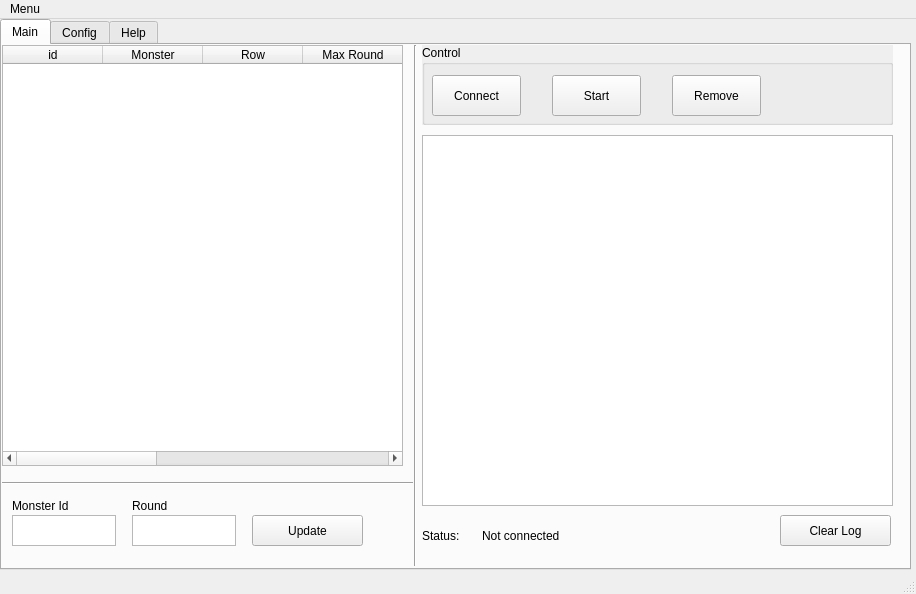
<?xml version="1.0" encoding="UTF-8"?>
<ui version="4.0">
 <class>MainWindow</class>
 <widget class="QMainWindow" name="MainWindow">
  <property name="geometry">
   <rect>
    <x>0</x>
    <y>0</y>
    <width>916</width>
    <height>594</height>
   </rect>
  </property>
  <property name="windowTitle">
   <string>Auto Battle Bot - Pkmon</string>
  </property>
  <widget class="QWidget" name="centralwidget">
   <widget class="QWidget" name="verticalLayoutWidget">
    <property name="geometry">
     <rect>
      <x>0</x>
      <y>0</y>
      <width>911</width>
      <height>551</height>
     </rect>
    </property>
    <layout class="QVBoxLayout" name="verticalLayout">
     <item>
      <widget class="QTabWidget" name="tabWidget">
       <property name="currentIndex">
        <number>0</number>
       </property>
       <widget class="QWidget" name="tab_main">
        <attribute name="title">
         <string>Main</string>
        </attribute>
        <widget class="QTableWidget" name="tableWidget">
         <property name="geometry">
          <rect>
           <x>0</x>
           <y>0</y>
           <width>401</width>
           <height>421</height>
          </rect>
         </property>
         <column>
          <property name="text">
           <string>id</string>
          </property>
         </column>
         <column>
          <property name="text">
           <string>Monster</string>
          </property>
         </column>
         <column>
          <property name="text">
           <string>Row</string>
          </property>
         </column>
         <column>
          <property name="text">
           <string>Max Round</string>
          </property>
         </column>
         <column>
          <property name="text">
           <string>Status</string>
          </property>
         </column>
         <column>
          <property name="text">
           <string>Win</string>
          </property>
         </column>
         <column>
          <property name="text">
           <string>Loose</string>
          </property>
         </column>
         <column>
          <property name="text">
           <string>Last Tx</string>
          </property>
         </column>
        </widget>
        <widget class="QLabel" name="label">
         <property name="geometry">
          <rect>
           <x>420</x>
           <y>470</y>
           <width>61</width>
           <height>41</height>
          </rect>
         </property>
         <property name="text">
          <string>Status:</string>
         </property>
        </widget>
        <widget class="QLabel" name="lb_status">
         <property name="geometry">
          <rect>
           <x>480</x>
           <y>480</y>
           <width>111</width>
           <height>21</height>
          </rect>
         </property>
         <property name="text">
          <string>Not connected</string>
         </property>
        </widget>
        <widget class="QGroupBox" name="groupBox">
         <property name="geometry">
          <rect>
           <x>420</x>
           <y>0</y>
           <width>471</width>
           <height>80</height>
          </rect>
         </property>
         <property name="minimumSize">
          <size>
           <width>471</width>
           <height>80</height>
          </size>
         </property>
         <property name="autoFillBackground">
          <bool>true</bool>
         </property>
         <property name="title">
          <string>Control</string>
         </property>
         <widget class="QPushButton" name="btn_connect">
          <property name="geometry">
           <rect>
            <x>10</x>
            <y>30</y>
            <width>89</width>
            <height>41</height>
           </rect>
          </property>
          <property name="text">
           <string>Connect</string>
          </property>
         </widget>
         <widget class="QPushButton" name="btn_start">
          <property name="geometry">
           <rect>
            <x>130</x>
            <y>30</y>
            <width>89</width>
            <height>41</height>
           </rect>
          </property>
          <property name="text">
           <string>Start</string>
          </property>
         </widget>
         <widget class="QPushButton" name="btn_remove_monster">
          <property name="geometry">
           <rect>
            <x>250</x>
            <y>30</y>
            <width>89</width>
            <height>41</height>
           </rect>
          </property>
          <property name="text">
           <string>Remove</string>
          </property>
         </widget>
        </widget>
        <widget class="Line" name="line">
         <property name="geometry">
          <rect>
           <x>403</x>
           <y>0</y>
           <width>20</width>
           <height>521</height>
          </rect>
         </property>
         <property name="orientation">
          <enum>Qt::Vertical</enum>
         </property>
        </widget>
        <widget class="QTextBrowser" name="txt_log">
         <property name="geometry">
          <rect>
           <x>420</x>
           <y>90</y>
           <width>471</width>
           <height>371</height>
          </rect>
         </property>
        </widget>
        <widget class="QPushButton" name="btn_clear">
         <property name="geometry">
          <rect>
           <x>778</x>
           <y>470</y>
           <width>111</width>
           <height>31</height>
          </rect>
         </property>
         <property name="text">
          <string>Clear Log</string>
         </property>
        </widget>
        <widget class="QPlainTextEdit" name="txt_monster_id_update">
         <property name="geometry">
          <rect>
           <x>10</x>
           <y>470</y>
           <width>104</width>
           <height>31</height>
          </rect>
         </property>
        </widget>
        <widget class="QPlainTextEdit" name="txt_monster_rat_update">
         <property name="geometry">
          <rect>
           <x>130</x>
           <y>470</y>
           <width>104</width>
           <height>31</height>
          </rect>
         </property>
        </widget>
        <widget class="QPushButton" name="btn_update">
         <property name="geometry">
          <rect>
           <x>250</x>
           <y>470</y>
           <width>111</width>
           <height>31</height>
          </rect>
         </property>
         <property name="text">
          <string>Update</string>
         </property>
        </widget>
        <widget class="QLabel" name="label_2">
         <property name="geometry">
          <rect>
           <x>10</x>
           <y>450</y>
           <width>91</width>
           <height>21</height>
          </rect>
         </property>
         <property name="text">
          <string>Monster Id</string>
         </property>
        </widget>
        <widget class="QLabel" name="label_5">
         <property name="geometry">
          <rect>
           <x>130</x>
           <y>450</y>
           <width>91</width>
           <height>21</height>
          </rect>
         </property>
         <property name="text">
          <string>Round</string>
         </property>
        </widget>
        <widget class="Line" name="line_3">
         <property name="geometry">
          <rect>
           <x>0</x>
           <y>430</y>
           <width>411</width>
           <height>16</height>
          </rect>
         </property>
         <property name="orientation">
          <enum>Qt::Horizontal</enum>
         </property>
        </widget>
       </widget>
       <widget class="QWidget" name="tab_config">
        <attribute name="title">
         <string>Config</string>
        </attribute>
        <widget class="QLabel" name="label_3">
         <property name="geometry">
          <rect>
           <x>10</x>
           <y>20</y>
           <width>71</width>
           <height>21</height>
          </rect>
         </property>
         <property name="text">
          <string>Account</string>
         </property>
        </widget>
        <widget class="QLabel" name="label_4">
         <property name="geometry">
          <rect>
           <x>10</x>
           <y>50</y>
           <width>91</width>
           <height>31</height>
          </rect>
         </property>
         <property name="text">
          <string>Private Key</string>
         </property>
        </widget>
        <widget class="QTextEdit" name="txt_acc">
         <property name="geometry">
          <rect>
           <x>110</x>
           <y>10</y>
           <width>371</width>
           <height>31</height>
          </rect>
         </property>
        </widget>
        <widget class="QTextEdit" name="txt_priv_key">
         <property name="geometry">
          <rect>
           <x>110</x>
           <y>50</y>
           <width>371</width>
           <height>31</height>
          </rect>
         </property>
        </widget>
        <widget class="Line" name="line_2">
         <property name="geometry">
          <rect>
           <x>-10</x>
           <y>100</y>
           <width>921</width>
           <height>31</height>
          </rect>
         </property>
         <property name="orientation">
          <enum>Qt::Horizontal</enum>
         </property>
        </widget>
        <widget class="QPushButton" name="btn_save">
         <property name="geometry">
          <rect>
           <x>10</x>
           <y>130</y>
           <width>89</width>
           <height>25</height>
          </rect>
         </property>
         <property name="text">
          <string>Save</string>
         </property>
        </widget>
        <widget class="QPushButton" name="btn_show">
         <property name="geometry">
          <rect>
           <x>510</x>
           <y>10</y>
           <width>89</width>
           <height>71</height>
          </rect>
         </property>
         <property name="text">
          <string>Show</string>
         </property>
        </widget>
       </widget>
       <widget class="QWidget" name="tab">
        <attribute name="title">
         <string>Help</string>
        </attribute>
       </widget>
      </widget>
     </item>
    </layout>
   </widget>
  </widget>
  <widget class="QMenuBar" name="menubar">
   <property name="geometry">
    <rect>
     <x>0</x>
     <y>0</y>
     <width>916</width>
     <height>22</height>
    </rect>
   </property>
   <widget class="QMenu" name="menuMenu">
    <property name="title">
     <string>Menu</string>
    </property>
    <addaction name="separator"/>
    <addaction name="actionExit"/>
   </widget>
   <addaction name="menuMenu"/>
  </widget>
  <widget class="QStatusBar" name="statusbar"/>
  <action name="actionExit">
   <property name="text">
    <string>Exit</string>
   </property>
  </action>
 </widget>
 <resources/>
 <connections/>
</ui>
